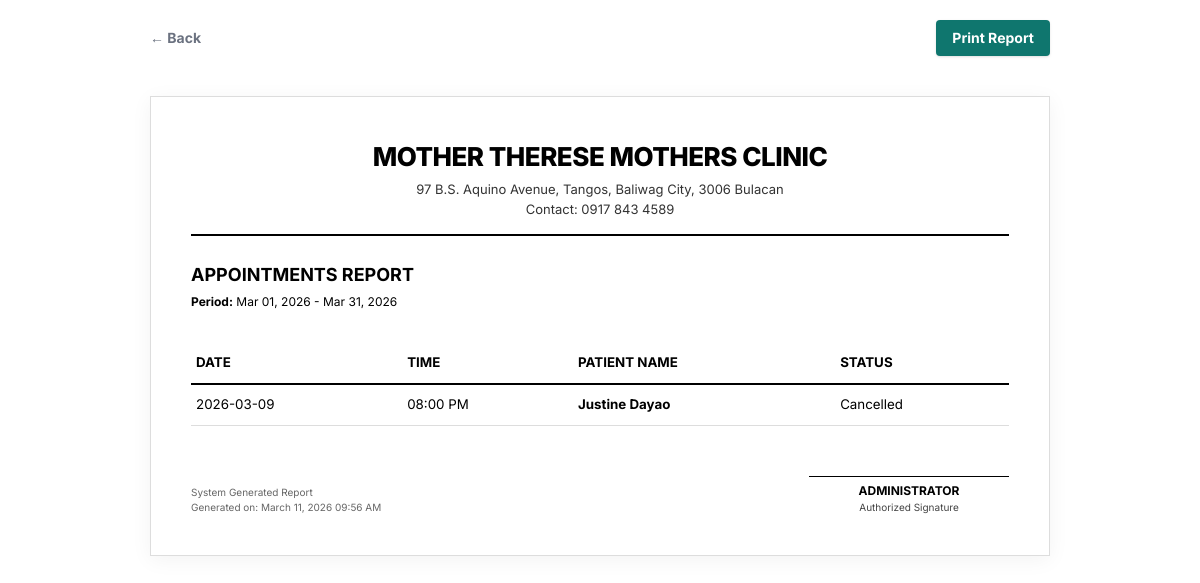
The page /view_report.php on the database its author committed.
### tables this page shows
CREATE TABLE `appointment` (
  `appointment_id` int(11) NOT NULL,
  `patient_id` int(11) NOT NULL,
  `appointment_date` date NOT NULL,
  `appointment_time` time NOT NULL,
  `service` varchar(100) DEFAULT NULL,
  `status` varchar(30) DEFAULT 'Pending',
  `created_at` datetime DEFAULT current_timestamp(),
  `cancel_reason` varchar(255) DEFAULT NULL,
  `payment_proof` varchar(255) DEFAULT NULL,
  `reference_no` varchar(50) DEFAULT NULL,
  `payment_reference` varchar(50) DEFAULT NULL,
  `down_payment_status` varchar(50) DEFAULT 'Pending',
  `payment_mode` varchar(20) DEFAULT 'DownPayment'
);

CREATE TABLE `patient` (
  `patient_id` int(11) NOT NULL,
  `user_id` int(11) DEFAULT NULL,
  `name` varchar(150) NOT NULL,
  `birth_date` date DEFAULT NULL,
  `contact_no` varchar(20) DEFAULT NULL,
  `address` varchar(255) DEFAULT NULL,
  `created_at` datetime DEFAULT current_timestamp(),
  `age` int(11) DEFAULT NULL,
  `civil_status` varchar(50) DEFAULT NULL,
  `occupation` varchar(100) DEFAULT NULL,
  `lmp` date DEFAULT NULL,
  `edc` date DEFAULT NULL,
  `gravida` int(11) DEFAULT NULL,
  `para` int(11) DEFAULT NULL,
  `blood_type` varchar(5) DEFAULT NULL,
  `medical_history` text DEFAULT NULL,
  `birthdate` date DEFAULT NULL,
  `sex` varchar(20) DEFAULT NULL
);

### view_report.php (the view, shortened to what this page needs)
<?php
include 'config.php';
$start_date = isset($_GET['start']) ? $_GET['start'] : date('Y-m-01');
$end_date = isset($_GET['end']) ? $_GET['end'] : date('Y-m-t');
$report_type = isset($_GET['type']) ? $_GET['type'] : 'Appointments';
$report_title = strtoupper($report_type) . " REPORT";
?>
<!DOCTYPE html>
<html lang="en">
<head>
    <script src="https://cdn.tailwindcss.com"></script>
</head>
<body>
    <div class="no-print" style="max-width: 900px; margin: 20px auto; display: flex; justify-content: space-between;">
        <button onclick="window.history.back()" class="text-sm font-bold text-gray-500 hover:text-black">← Back</button>
        <button onclick="window.print()" class="bg-primary text-white px-4 py-2 rounded text-sm font-bold shadow hover:bg-teal-800">Print Report</button>
    </div>
    <div class="report-container">
        <div class="text-center mb-8">
            <h1 style="font-size: 26px; font-weight: 800; text-transform: uppercase; margin: 0; color: black; letter-spacing: -0.5px;">Mother Therese Mothers Clinic</h1>
            <p style="font-size: 13px; color: #333; margin: 4px 0 0 0;">97 B.S. Aquino Avenue, Tangos, Baliwag City, 3006 Bulacan</p>
            <p style="font-size: 13px; color: #333; margin: 0 0 15px 0;">Contact: 0917 843 4589</p>
            <div style="border-bottom: 2px solid #000; margin-bottom: 25px;"></div>
            <h2 style="font-size: 18px; font-weight: 700; text-transform: uppercase; margin-bottom: 5px; text-align: left; color: black;">
                <?php echo $report_title; ?>
            </h2>
            <p style="font-size: 12px; text-align: left; margin-bottom: 20px; color: #000;">
                <strong>Period:</strong> <?php echo date('M d, Y', strtotime($start_date)) . ' - ' . date('M d, Y', strtotime($end_date)); ?>
            </p>
        </div>
        <table class="w-full text-left">
            <thead>
                <tr>
                    <?php if($report_type == 'Appointments'): ?>
                        <th>Date</th><th>Time</th><th>Patient Name</th><th>Status</th>
                    <?php elseif($report_type == 'Sales'): ?>
                        <th>Date</th><th>Bill ID</th><th>Patient Name</th><th>Amount</th><th>Method</th>
                    <?php else: ?>
                        <th>ID</th><th>Full Name</th><th>Contact</th><th>Type</th>
                    <?php endif; ?>
                </tr>
            </thead>
            <tbody>
                <?php
                if ($report_type == 'Appointments') {
                    $sql = "SELECT a.*, p.name FROM appointment a JOIN patient p ON a.patient_id = p.patient_id WHERE a.appointment_date BETWEEN '$start_date' AND '$end_date' ORDER BY a.appointment_date DESC";
                    $res = $conn->query($sql);
                    if($res->num_rows > 0) {
                        while($row = $res->fetch_assoc()) {
                            echo "<tr>
                                <td>{$row['appointment_date']}</td>
                                <td>".date('h:i A', strtotime($row['appointment_time']))."</td>
                                <td style='font-weight:bold;'>{$row['name']}</td>
                                <td>{$row['status']}</td>
                            </tr>";
                        }
                    } else echo "<tr><td colspan='4' style='text-align:center; padding:20px;'>No records found.</td></tr>";
                } else {
                    $sql = "SELECT * FROM patient ORDER BY patient_id DESC";
                    $res = $conn->query($sql);
                    while($row = $res->fetch_assoc()) {
                        echo "<tr><td>{$row['patient_id']}</td><td style='font-weight:bold;'>{$row['name']}</td><td>{$row['contact_no']}</td><td>Client</td></tr>";
                    }
                }
                ?>
            </tbody>
        </table>
        <div style="margin-top: 50px; display: flex; justify-content: space-between; align-items: flex-end;">
            <div style="font-size: 10px; color: #666;">
                <p>System Generated Report</p>
                <p>Generated on: <?php echo date('F d, Y h:i A'); ?></p>
            </div>
            <div style="text-align: center;">
                <div style="border-bottom: 1px solid #000; width: 200px; margin-bottom: 5px;"></div>
                <p style="font-weight: bold; text-transform: uppercase; font-size: 12px; color: black;">Administrator</p>
                <p style="font-size: 10px; color: #444;">Authorized Signature</p>
            </div>
        </div>
    </div>
</body>
</html>

### view_report.php (style rules this page uses)
body { background: white; color: black; font-family: 'Inter', sans-serif; }
.report-container { max-width: 900px; margin: 40px auto; border: 1px solid #ddd; padding: 40px; box-shadow: 0 4px 20px rgba(0,0,0,0.05); }
table { width: 100%; border-collapse: collapse; font-size: 10pt; margin-top: 20px; }
th { border-bottom: 2px solid #000; text-transform: uppercase; font-weight: 700; padding: 10px 5px; text-align: left; }
td { border-bottom: 1px solid #ddd; padding: 10px 5px; }

### rows shown on the page
appointment: appointment_date "2026-03-09", appointment_time "08:00 PM", patient.name "Justine Dayao", status "Cancelled"

### other values the page prints
$report_title "APPOINTMENTS REPORT"
date('M d, Y', strtotime($start_date)) "Mar 01, 2026"
date('M d, Y', strtotime($end_date)) "Mar 31, 2026"
